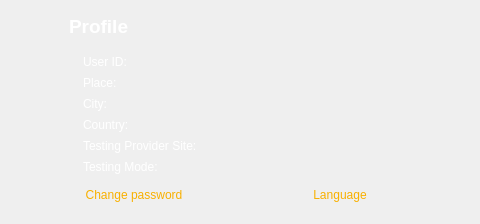
<?xml version="1.0" encoding="UTF-8"?>
<ui version="4.0">
 <class>Dialog</class>
 <widget class="QDialog" name="Dialog">
  <property name="geometry">
   <rect>
    <x>0</x>
    <y>0</y>
    <width>480</width>
    <height>224</height>
   </rect>
  </property>
  <property name="windowTitle">
   <string>Dialog</string>
  </property>
  <widget class="QWidget" name="widget" native="true">
   <property name="geometry">
    <rect>
     <x>0</x>
     <y>0</y>
     <width>480</width>
     <height>224</height>
    </rect>
   </property>
   <property name="styleSheet">
    <string notr="true">.QWidget{background-image: url(:/public/png/public/rectangle.png);border:0px;}</string>
   </property>
   <widget class="QPushButton" name="back">
    <property name="geometry">
     <rect>
      <x>10</x>
      <y>14</y>
      <width>49</width>
      <height>24</height>
     </rect>
    </property>
    <property name="styleSheet">
     <string notr="true">.QPushButton{background-image: url(:/public/png/public/back.png); border:0;}</string>
    </property>
    <property name="text">
     <string/>
    </property>
   </widget>
   <widget class="QLabel" name="title">
    <property name="geometry">
     <rect>
      <x>69</x>
      <y>13</y>
      <width>70</width>
      <height>26</height>
     </rect>
    </property>
    <property name="font">
     <font>
      <family>Arial</family>
      <pointsize>14</pointsize>
      <weight>75</weight>
      <bold>true</bold>
     </font>
    </property>
    <property name="styleSheet">
     <string notr="true">.QLabel{background-color: transparent; border:0; color :white}</string>
    </property>
    <property name="text">
     <string>Profile</string>
    </property>
   </widget>
   <widget class="QPushButton" name="change_psw">
    <property name="geometry">
     <rect>
      <x>64</x>
      <y>180</y>
      <width>140</width>
      <height>30</height>
     </rect>
    </property>
    <property name="styleSheet">
     <string notr="true">QPushButton{background-color: transparent; border:0; color : rgb(248,176,0)}</string>
    </property>
    <property name="text">
     <string>Change password</string>
    </property>
   </widget>
   <widget class="QLabel" name="city">
    <property name="geometry">
     <rect>
      <x>83</x>
      <y>96</y>
      <width>95</width>
      <height>16</height>
     </rect>
    </property>
    <property name="styleSheet">
     <string notr="true">QLabel{background-color: transparent; border:0; color :white}</string>
    </property>
    <property name="text">
     <string>City:</string>
    </property>
   </widget>
   <widget class="QLabel" name="place">
    <property name="geometry">
     <rect>
      <x>83</x>
      <y>75</y>
      <width>95</width>
      <height>16</height>
     </rect>
    </property>
    <property name="styleSheet">
     <string notr="true">QLabel{background-color: transparent; border:0; color :white}</string>
    </property>
    <property name="text">
     <string>Place:</string>
    </property>
   </widget>
   <widget class="QLabel" name="place_show">
    <property name="geometry">
     <rect>
      <x>270</x>
      <y>75</y>
      <width>200</width>
      <height>18</height>
     </rect>
    </property>
    <property name="styleSheet">
     <string notr="true">QLabel{background-color: transparent; border:0; color :white}</string>
    </property>
    <property name="text">
     <string/>
    </property>
   </widget>
   <widget class="QLabel" name="user_id">
    <property name="geometry">
     <rect>
      <x>83</x>
      <y>54</y>
      <width>95</width>
      <height>16</height>
     </rect>
    </property>
    <property name="styleSheet">
     <string notr="true">.QLabel{background-color: transparent; border:0; color :white}</string>
    </property>
    <property name="text">
     <string>User ID:</string>
    </property>
   </widget>
   <widget class="QLabel" name="user_id_show">
    <property name="geometry">
     <rect>
      <x>270</x>
      <y>54</y>
      <width>200</width>
      <height>18</height>
     </rect>
    </property>
    <property name="styleSheet">
     <string notr="true">.QLabel{background-color: transparent; border:0; color :white}</string>
    </property>
    <property name="text">
     <string/>
    </property>
   </widget>
   <widget class="QLabel" name="city_show">
    <property name="geometry">
     <rect>
      <x>270</x>
      <y>96</y>
      <width>200</width>
      <height>18</height>
     </rect>
    </property>
    <property name="styleSheet">
     <string notr="true">QLabel{background-color: transparent; border:0; color :white}</string>
    </property>
    <property name="text">
     <string/>
    </property>
   </widget>
   <widget class="QLabel" name="country">
    <property name="geometry">
     <rect>
      <x>83</x>
      <y>117</y>
      <width>95</width>
      <height>16</height>
     </rect>
    </property>
    <property name="styleSheet">
     <string notr="true">QLabel{background-color: transparent; border:0; color :white}</string>
    </property>
    <property name="text">
     <string>Country:</string>
    </property>
   </widget>
   <widget class="QLabel" name="country_show">
    <property name="geometry">
     <rect>
      <x>270</x>
      <y>117</y>
      <width>200</width>
      <height>18</height>
     </rect>
    </property>
    <property name="styleSheet">
     <string notr="true">QLabel{background-color: transparent; border:0; color :white}</string>
    </property>
    <property name="text">
     <string/>
    </property>
   </widget>
   <widget class="QLabel" name="provider">
    <property name="geometry">
     <rect>
      <x>83</x>
      <y>138</y>
      <width>181</width>
      <height>16</height>
     </rect>
    </property>
    <property name="styleSheet">
     <string notr="true">QLabel{background-color: transparent; border:0; color :white}</string>
    </property>
    <property name="text">
     <string>Testing Provider Site:</string>
    </property>
   </widget>
   <widget class="QLabel" name="provider_show">
    <property name="geometry">
     <rect>
      <x>270</x>
      <y>138</y>
      <width>200</width>
      <height>18</height>
     </rect>
    </property>
    <property name="styleSheet">
     <string notr="true">QLabel{background-color: transparent; border:0; color :white}</string>
    </property>
    <property name="text">
     <string/>
    </property>
   </widget>
   <widget class="QLabel" name="testing_mode">
    <property name="geometry">
     <rect>
      <x>83</x>
      <y>159</y>
      <width>95</width>
      <height>16</height>
     </rect>
    </property>
    <property name="styleSheet">
     <string notr="true">QLabel{background-color: transparent; border:0; color :white}</string>
    </property>
    <property name="text">
     <string>Testing Mode:</string>
    </property>
   </widget>
   <widget class="QLabel" name="testing_mode_show">
    <property name="geometry">
     <rect>
      <x>270</x>
      <y>159</y>
      <width>200</width>
      <height>18</height>
     </rect>
    </property>
    <property name="styleSheet">
     <string notr="true">QLabel{background-color: transparent; border:0; color :white}</string>
    </property>
    <property name="text">
     <string/>
    </property>
   </widget>
   <widget class="QPushButton" name="language">
    <property name="geometry">
     <rect>
      <x>270</x>
      <y>180</y>
      <width>140</width>
      <height>30</height>
     </rect>
    </property>
    <property name="styleSheet">
     <string notr="true">QPushButton{background-color: transparent; border:0; color : rgb(248,176,0)}</string>
    </property>
    <property name="text">
     <string>Language</string>
    </property>
   </widget>
  </widget>
 </widget>
 <resources>
  <include location="../../title.qrc"/>
 </resources>
 <connections/>
</ui>
